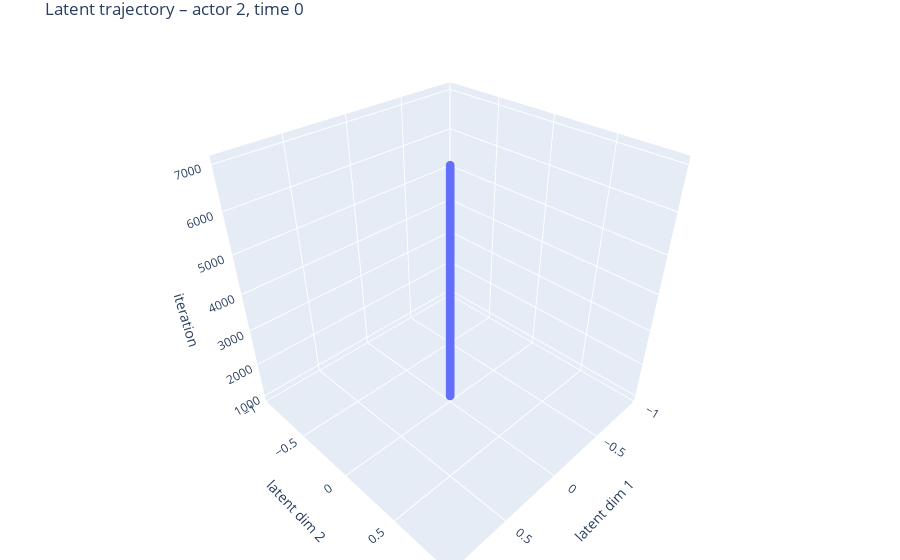

Here is the notebook cell this chart was saved with:
### Code cell
from ramsay_diagnostics import interactive_latent_trajectory
fig = interactive_latent_trajectory(
          file   = "sim_run.npz",
          burn   = 1000,
          actor  = 2,
          time   = 0,
          stride = 10)
fig.show()

### Figure 1 — Plotly figure (JSON) as saved in the notebook; plotly's stock layout.template omitted (floating-point values rounded to 4 significant figures; data arrays with more than 128 entries replaced by an {"elided": "..."} marker saying what was removed)
{"data": [{"line": {"width": 2}, "marker": {"size": 3}, "mode": "lines+markers", "type": "scatter3d", "x": {"elided": "600 float values"}, "y": {"elided": "600 float values"}, "z": {"elided": "600 int values"}}], "layout": {"margin": {"b": 0, "l": 0, "r": 0, "t": 30}, "scene": {"xaxis": {"title": {"text": "latent dim 1"}}, "yaxis": {"title": {"text": "latent dim 2"}}, "zaxis": {"title": {"text": "iteration"}}}, "title": {"text": "Latent trajectory – actor 2, time 0"}}}
